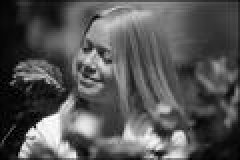
#> input picture PA1/image1.jpeg, 120 x 80 px (shown 2 times larger)
$ python PA1.py
#> lines starting #> are read from the running program, lines starting #| are printed output that depends on the picture; after the words box and inside, x2 and y2 are one past the last pixel; in counts of white or black regions, pixels touching at a corner belong together
# Import necessary libraries
from PIL import Image
from pylab import *
from copy import deepcopy
import cv2
import numpy as num, math
import numpy as np
from math import pi, sqrt, exp
import matplotlib.pyplot as plt
from numpy import matrix
import matplotlib.cm as cm
from matplotlib import pyplot
import os

# Define Gaussian function
def Gaussian_Fn(n,sigma):

    # Generate list of values centered at zero
    size = range(-int(n/2),int(n/2)+1)
    # Return Gaussian values for each x in size
    return [1 / (sigma * sqrt(2*np.pi)) * exp(-float(x)**2/(2*sigma**2)) for x in size]


# Define Gaussian Derivative function
def Gaussian_Derrivative(n,sigma):
    size = range(-int(n/2),int(n/2)+1)
    # Return Gaussian derivative values for each x in size
    return [-x / (sigma**3*sqrt(2*np.pi)) * exp(-float(x)**2/(2*sigma**2)) for x in size]


# Save 2D numpy array data as an image file
def save_image(data, filename):
    im = Image.fromarray(np.uint8(data))
    im.save(filename)

#Implement Canny edge detection
def canny_edge_detection(I, sigma):
    # Convolve image with Gaussian along x-axis
    Ixg=[]
    g = Gaussian_Fn(7,sigma)
    for i in range(len(I[:,0])):
        x=np.convolve(I[i,:], g)
        Ixg.append(x)

    Ixg = np.array(np.matrix(Ixg))

    # Convolve image with Gaussian along y-axis
    Iyt =[]
    for i in range (len(I[0,:])):
        y = np.convolve(I[:,i], g)
        Iyt.append(y)
    Iyg = np.transpose(Iyt)

    # Convolve Ixg with Gaussian derivative
    gd = Gaussian_Derrivative(7,8)
    Ix_gd = []
    for i in range(len(Ixg[:,0])):
        x = np.convolve(Ixg[i,:],gd)
        Ix_gd.append(x)


    # Convolve Ixg with Gaussian derivative
    IygdT=[]
    for i in range (len(Iyg[0,:])):
        y = np.convolve(Iyg[:,i], gd)
        IygdT.append(y)
    Iy_gd= np.transpose(IygdT)

    Ix_gdsq= np.square(Ix_gd)
    Iy_gdsq= np.square(Iy_gd)

    # Calculate magnitude of gradient
    Magxy =[]
    for i in range (len(Ix_gdsq)):
        temp = []
        for j in range (len(Iy_gdsq[0,:])):
            temp.append(sqrt(Ix_gdsq[i,j] + Iy_gdsq[i,j]))
            if(j == len(Iy_gdsq[0,:])-1):
                Magxy.append(temp)
    Magxy = np.array(np.matrix(Magxy))


    # Calculate direction of gradient
    A= np.array(np.matrix(Ix_gd))
    B= np.array(np.matrix(Iy_gd))
    AngleDeg =[]
    for i in range(len(Ix_gd)):
        temp=[]
        for j in range(len(Iy_gd[0,:])):
            temp.append((math.atan2(B[i,j],A[i,j]))*180/pi)
            if(j == len(Iy_gd[0,:])-1):
                AngleDeg.append(temp)

    Angle= np.array(np.matrix(AngleDeg))

    # Apply non-maximum suppression
    Magxy_Temp = Magxy
    NonMax  = deepcopy(Magxy)
    for i in range(len(Angle[:,0])):
        for j in range(len(Angle[0,:])):
            try:
                #Horizontal Edge
                if ((-22.5< Angle[i,j] <= 22.5) | ( -157.5 < Angle[i,j] <= 157.5)):
                    if((Magxy_Temp[i,j] < Magxy_Temp[i+1,j]) | (Magxy_Temp[i, j] < Magxy_Temp[i-1,j])):
                        NonMax[i,j] = 0


                #Vertical Edge
                if ((-112.5 < Angle[i,j] <= -67.5) | ( 67.5 < Angle[i,j] <= 112.5)):
                    if((Magxy_Temp[i,j] < Magxy_Temp[i,j+1]) | (Magxy_Temp[i, j] < Magxy_Temp[i,j-1])):
                        NonMax[i,j] = 0


                #+45 Degree Edge

                if ((-67.5 < Angle[i,j] <= -22.5) | ( 112.5 < Angle[i,j] <= 157.5)):
                    if((Magxy_Temp[i,j] < Magxy_Temp[i+1,j+1]) | (Magxy_Temp[i, j] < Magxy_Temp[i+1,j+1])):
                        NonMax[i,j] = 0


                #-45 degree Edge

                if ((-157.5 < Angle[i,j] <= -112.5) | (22.5 < Angle[i,j] <= 67.5 )):
                    if((Magxy_Temp[i,j] < Magxy_Temp[i-1,j-1]) | (Magxy_Temp[i, j] < Magxy_Temp[i+1,j+1])):
                        NonMax[i,j] = 0


            except IndexError:
                    pass


    NonMax =(matrix(NonMax))

    # Apply hysteresis thresholding
    Hysterisis = deepcopy(NonMax)
    u = v = 0
    highT = 4.5 # The Non Maximum suppression matrix was checked for several points of
    lowT = 1.5  #thresholds to suppress the non edge points
    maxm = 255 # we would be using this to set the pixel in order to make it a edge in the following for loops

    for i in range(len(Hysterisis[:,0])-1):

        for j in range(len(Hysterisis[0,:])-1):

            u = i
            v = j
            while((u!=0)&(v!=0)):

                if (Hysterisis[u,v] >=highT):

                    Hysterisis[u,v] = maxm
                    try:

                        if (lowT<=Hysterisis[u+1,v] < highT):

                            Hysterisis[u+1,v] = maxm
                            u = u+1
                            v = v
                        elif (lowT<=Hysterisis[u-1,v]<highT):

                            Hysterisis[u-1,v] = maxm
                            u = u-1
                            v= v
                        elif (lowT<=Hysterisis[u+1,v+1]<highT):

                                    Hysterisis[u+1,y+1] = maxm
                                    u = u+1
                                    v = v+1
                        elif (lowT<=Hysterisis[u-1,v-1]<highT):

                            Hysterisis[u-1,v-1] = maxm
                            u = u-1
                            v = v-1
                        elif (lowT<=Hysterisis[u,v+1]<highT):

                            Hysterisis[u,v+1] = maxm
                            u = u
                            v = v+1

                        elif (lowT<=Hysterisis[u,v-1]<highT):

                            Hysterisis[u,v-1] = maxm
                            u = u
                            v = v-1
                        elif (lowT<=Hysterisis[u-1,v+1]<highT):

                            Hysterisis[u-1,v+1] = maxm
                            u = u-1
                            v = v+1
                        elif (lowT<=Hysterisis[u+1,v-1]<highT):

                            Hysterisis[u+1,v-1] = maxm
                            u = u+1
                            v = v-1
                        else:

                            u = 0
                            v = 0


                    except IndexError:

                        u = 0
                        v = 0

                elif (lowT<= Hysterisis[u,v]<highT):

                    Hysterisis[u,v] = maxm

                else:
                    Hysterisis[u,v] = 0
                    u = 0
                    v = 0

    return I, Ixg, Iyg, Ix_gd, Iy_gd, Magxy, NonMax, Hysterisis

# Images and sigma values
images = ['image1.jpeg', 'image2.jpeg', 'image3.jpeg']
sigmas = [0.5, 1, 2]


# Create directory to save processed images
save_dir = "processed_images"
if not os.path.exists(save_dir):
    os.makedirs(save_dir)


# Process each image and save intermediate and final results
for idx, image in enumerate(images):
    image_name = os.path.splitext(os.path.basename(image))[0]
    I = np.array(Image.open(image).convert('L'))  # Convert image to grayscale before processing
#> I is the input picture: shape (80, 120); min 0, max 255, mean 84.6

    for i, sigma in enumerate(sigmas):
        results = canny_edge_detection(I, sigma)
        titles = ['Original', 'Ixg', 'Iyg', 'Ix_gd', 'Iy_gd', 'Magxy', 'NonMax', 'Hysterisis']

        # Save each processed image
        for j, (res, title) in enumerate(zip(results, titles)):
            save_name = os.path.join(save_dir, f"{image_name}_{title}_sigma_{sigma}.png")
            save_image(res, save_name)
#> this loop made 3 passes
#> pass 1, in save_image (call 2), `im = Image.fromarray(np.uint8(data))`:
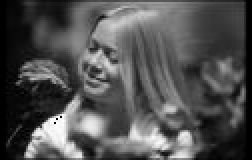
#> im: PIL image 126x80 L (shown 2 times larger); min 0, max 255, mean 81.2
#> pass 1, in save_image (call 3), `im = Image.fromarray(np.uint8(data))`:
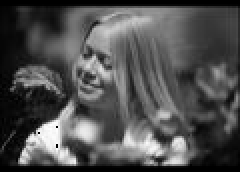
#> im: PIL image 120x86 L (shown 2 times larger); min 0, max 254, mean 79.3
#> after the loop:
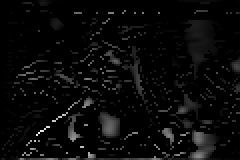
#> res: shape (80, 120) float64 (shown 2 times larger); min 0, max 0.975, mean 0.038
#> pass 2 of the loop `for idx, image in enumerate(images):`:
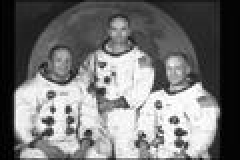
#> input picture PA1/image2.jpeg, 120 x 80 px (shown 2 times larger)
#> I is the input picture: shape (80, 120); min 0, max 255, mean 117
#> the loop `for i, sigma in enumerate(sigmas):` made 3 passes
#> pass 1, in save_image (call 29), `im = Image.fromarray(np.uint8(data))`:
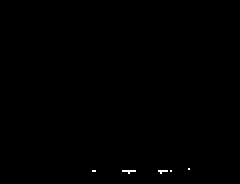
#> im: PIL image 120x92 L (shown 2 times larger); 0.16% white in thin lines or dots, all inside (x1, y1, x2, y2) = (46, 84, 95, 87)
#> pass 3 of the loop `for idx, image in enumerate(images):`:
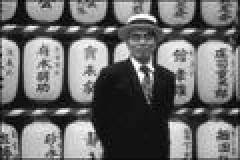
#> input picture PA1/image3.jpeg, 120 x 80 px (shown 2 times larger)
#> I is the input picture: shape (80, 120); min 0, max 255, mean 108.4
#> the loop `for i, sigma in enumerate(sigmas):` made 3 passes
#> pass 1, in save_image (call 55), `im = Image.fromarray(np.uint8(data))`:
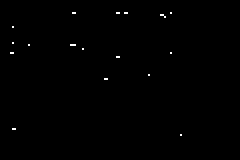
#> im: PIL image 120x80 L (shown 2 times larger); values 0 (black) and 1 (white), 0.29% white in thin lines or dots, all inside (x1, y1, x2, y2) = (5, 6, 91, 68)

for idx, image in enumerate(images):
    I = array(Image.open(image).convert('L'))  # Convert image to grayscale before processing

    fig, axs = plt.subplots(3, 8, figsize=(25, 20))
    fig.suptitle(f"Results for {image}")

    for i, sigma in enumerate(sigmas):
        results = canny_edge_detection(I, sigma)
        titles = ['Original Image', 'Image masked with Gaussian along x axis: Ix',
                  'Image masked with Gaussian along y axis: Iy',
                  'Image masked with Gaussian Derivative along x axis : Ix`',
                  'Image masked with Gaussian Derivative along y axis : Iy`',
                  'Image Edge Response Magnitude M(x,y)',
                  'Non Maximum Suppressed Image', 'Hysterisiserisis Thresholding']

        for j, (res, title) in enumerate(zip(results, titles)):
            axs[i, j].imshow(res, cmap=cm.gray)
            axs[i, j].set_title(f"{title} (σ = {sigma})")
            axs[i, j].axis('off')

    plt.tight_layout()
    plt.show()
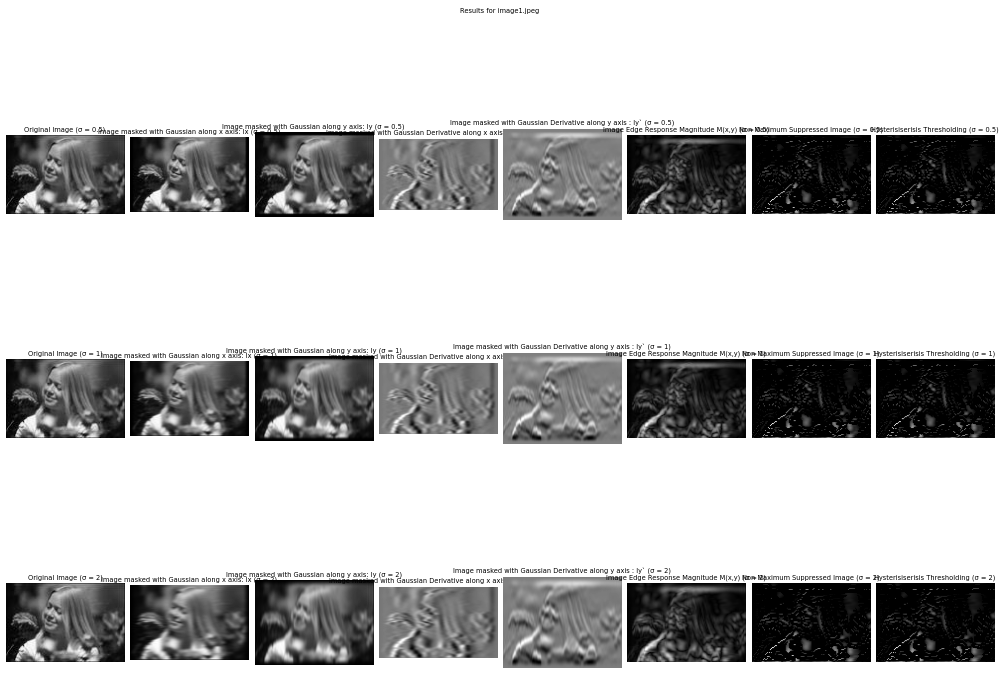
#> figure drawn by matplotlib, 24 panels
#> pass 2 of the loop `for idx, image in enumerate(images):`:
#> `plt.show()`:
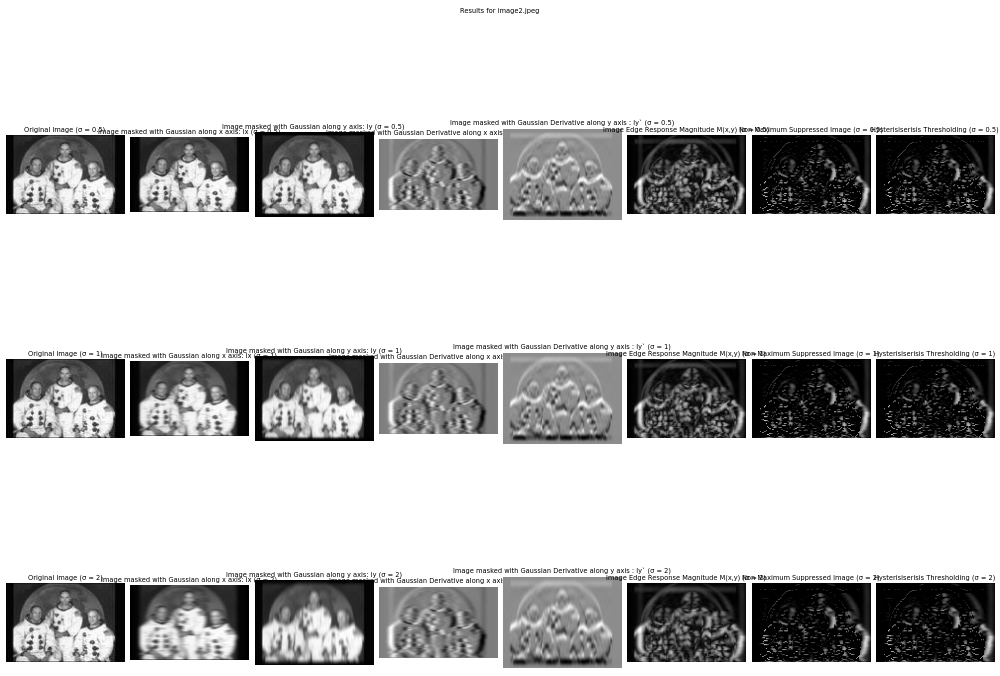
#> figure drawn by matplotlib, 24 panels
#> pass 3 of the loop `for idx, image in enumerate(images):`:
#> `plt.show()`:
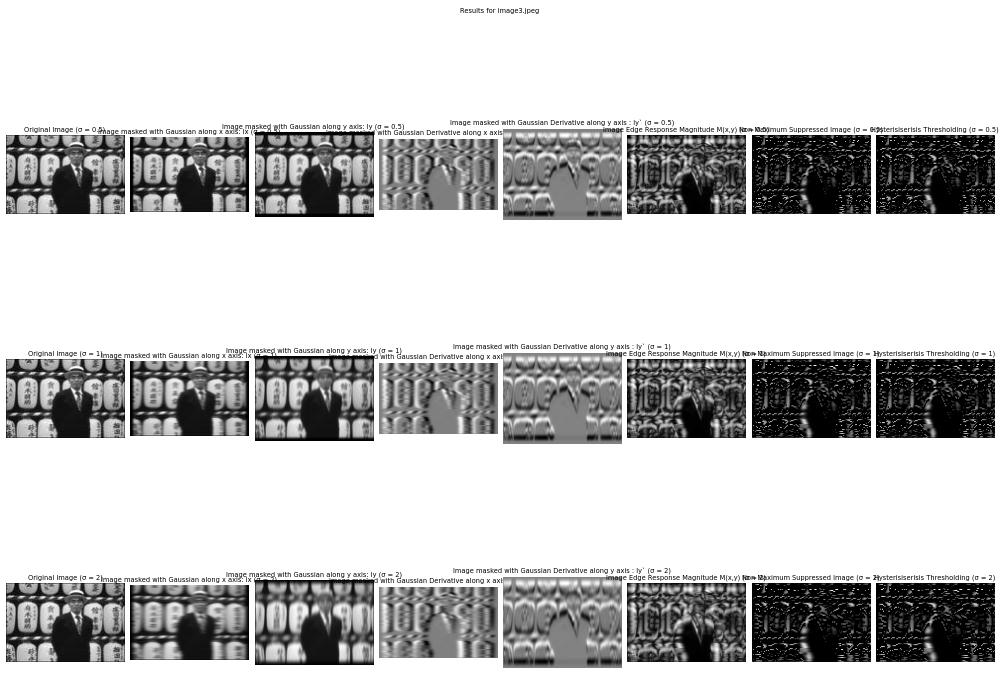
#> figure drawn by matplotlib, 24 panels
